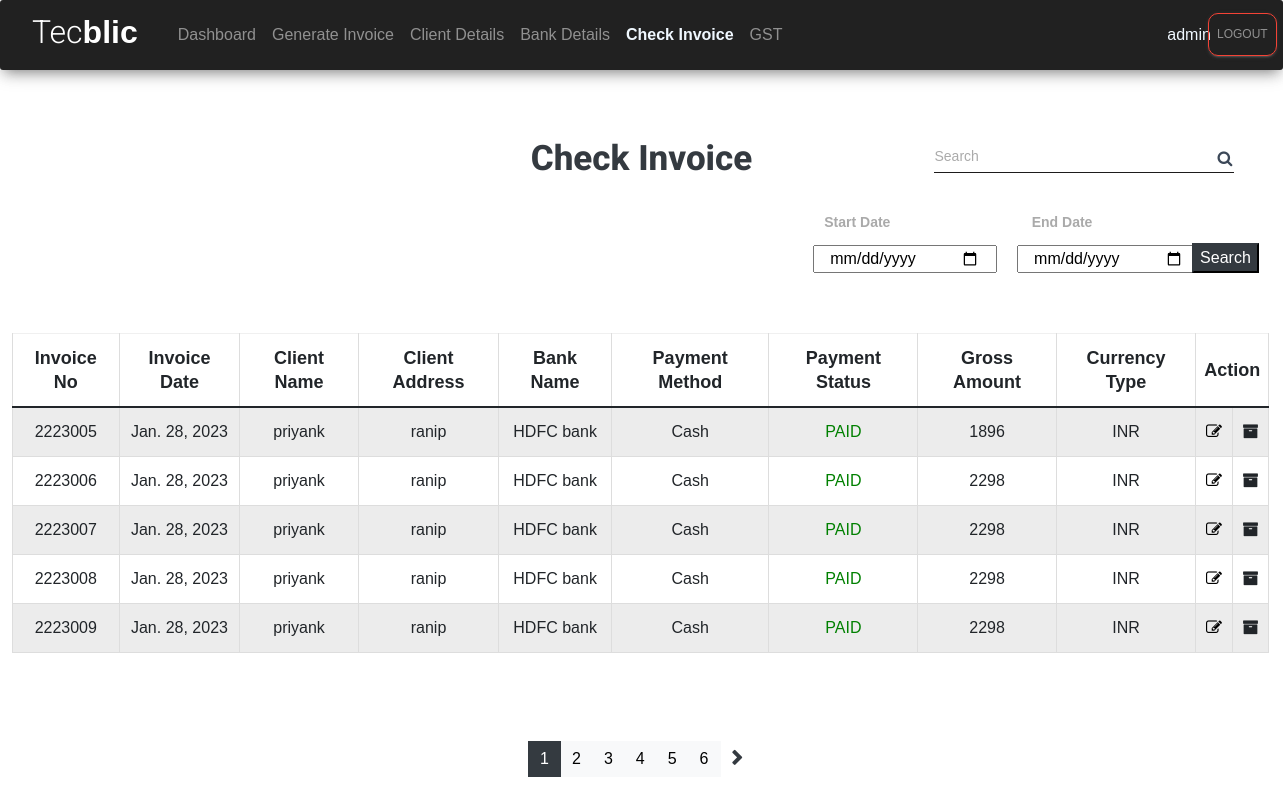
/check (signed in), run on an earlier commit of the app's database.
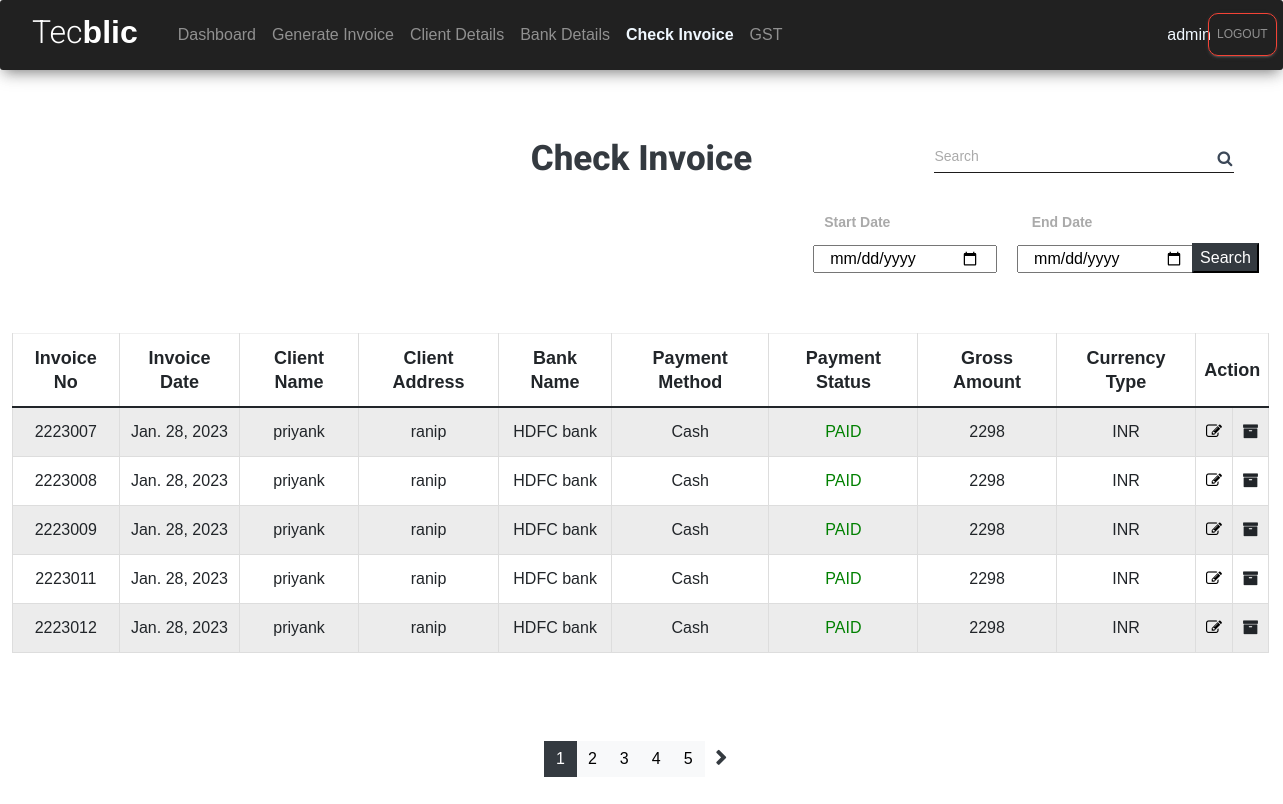
And on a later commit of the database.
### tecblicapp/models.py (models this page shows, shortened)
class SoftDeleteModel(models.Model):
    is_deleted = models.BooleanField(default=False)
    class Meta:
        abstract = True

class Invoice(SoftDeleteModel):
    Method = [
    ('----','----'),
    ('Cash', 'Cash'),
    ('Online', 'Online'),
    ('Cheque', 'Cheque'),
    ('Swift Transfer', 'Swift Transfer'),
    ]
    imp=[
        ('DOMESTIC','DOMESTIC'),
        ('EXPORT','EXPORT'),
        ('Inter State', 'Inter State'),
    ]
    Currency = [
    ('INR', 'INR'),
    ('USD', 'USD'),
    ('EUR', 'EUR'),
    ]
    STATUS = [
    ('PENDING', 'PENDING'),
    ('PAID', 'PAID'),
    ]
    emails=[
        ('only_generate','Only Generate'),
        ('generate_and_send','Generate And Send Mail')
    ]
    quantity_type = [
        ("No's", "No's"),
        ('HRS', 'HRS'),
        ('DAY', 'DAY'),
    ]
    invoice_no = models.IntegerField(primary_key=True, blank=True)
    sac_code = models.CharField(null=True, blank=True, max_length=6)
    invoice_date = models.DateField(null=True, blank=True)
    payment_method = models.CharField(choices=Method, default='Cash', max_length=100)
    payment_status = models.CharField(choices=STATUS, default='PAID', max_length=100)
    gross_amount=models.IntegerField(null=True,blank=True)
    cgst = models.CharField(max_length=20, null=True, blank=True,default=0)
    sgst = models.CharField(max_length=20, null=True, blank=True,default=0)
    igst = models.CharField(max_length=20, null=True, blank=True,default=0)
    currency_type=models.CharField(choices=Currency,max_length=5,default='INR')
    qty_type = models.CharField(choices=quantity_type, default='HRS', max_length=5)
    gst_type=models.CharField(choices=imp,default='DOMESTIC',max_length=20)
    t_2 = models.TextField(
        default="2) This Bill is payable by Electronic transfer/ DD/ Cheque in favor of Tecblic Private Limited. For payment made by electronic fund transfer, please send details to accounts@tecblic.com (Invoice number, Invoice amount, Tecblic Bank name and Account number, Payment date, Amount paid, TDS if applicable). Queries can be sent to us at accounts@tecblic.com.")
    t_3 = models.TextField(default="3) Please make payment within 7 days of receipt of this invoice.")
    t_4 = models.TextField(
        default="4) TDS certificate, if applicable, should be issued in favor of Tecblic Private Limited, AAHCT7338J of the Billing Entity and emailed to accounts@tecblic.com or couriered to above address.")
    t_5 = models.TextField(
        default="5) We declare that invoice shows the actual price of goods/services described and that all particulars are correct.")
    client = models.ForeignKey(clientDetail, blank=True, null=True, on_delete=models.SET_NULL)
    send_email=models.CharField(choices=emails,max_length=20,default='only_generate')
    bank = models.ForeignKey(BankDetails, blank=True, null=True, on_delete=models.SET_NULL)
    date_created = models.DateTimeField(auto_now_add=True,blank=True, null=True)
    last_updated = models.DateTimeField(auto_now=True,blank=True, null=True)

class clientDetail(models.Model):
    clientName=models.CharField(max_length=50,null=True,blank=True)
    clientEmail=models.EmailField(null=True,blank=True)
    clientAddress=models.CharField(max_length=200,null=True,blank=True)
    clientGSTIN=models.CharField(max_length=15,null=True,blank=True)
    clientPAN=models.CharField(max_length=10,null=True,blank=True)
    kindAttn=models.CharField(max_length=40,null=True,blank=True)
    placeofSupply=models.CharField(max_length=40,null=True,blank=True)
    activeClient = models.BooleanField(("Active Client"),default=True)

class BankDetails(models.Model):
    bank_name=models.CharField(max_length=40,null=True,blank=True)
    account_no=models.CharField(max_length=30,null=True,blank=True)
    ifsc_code=models.CharField(max_length=11,null=True,blank=True)
    bank_branch=models.CharField(max_length=40,null=True,blank=True)
    swift_code=models.CharField(max_length=11,null=True,blank=True)
    cin=models.CharField(max_length=21,null=True,blank=True)
    supplier_pan=models.CharField(max_length=10,null=True,blank=True)
    supplier_gstin=models.CharField(max_length=15,null=True,blank=True)
    arn=models.CharField(max_length=30,null=True,blank=True)

### tecblicapp/views.py (the view)
# urls.py: path('check', views.check_invoice, name="check_invoices"),
@login_required(login_url='login')
def check_invoice(request):
    inv_obj=Invoice.objects.filter(is_deleted=False)
    paginator = Paginator(inv_obj,5)
    page_number = request.GET.get('page')
    finaldata =  paginator.get_page(page_number)
    totalpage = finaldata.paginator.num_pages
    return render(request,'tecblicapp/check_invoice_status_demo.html',{'inv':finaldata,'totalpages':[n+1 for n in range(totalpage)]})

### tecblicapp/templates/tecblicapp/check_invoice_status_demo.html (shortened to what the changed rows need)
<!DOCTYPE html>
<html lang="en">
<head>
    <link href="https://cdn.jsdelivr.net/npm/bootstrap@5.1.3/dist/css/bootstrap.min.css" rel="stylesheet"
>
    <link href="https://cdnjs.cloudflare.com/ajax/libs/bootstrap-datepicker/1.2.0/css/datepicker.min.css"
        rel="stylesheet">
    <link rel="stylesheet" href="https://maxcdn.bootstrapcdn.com/font-awesome/latest/css/font-awesome.min.css">
    <link href="/static/assets/css/material-dashboard.css?v=2.1.2" rel="stylesheet" />
    <link href="/static/assets/css/material-dashboard-rtl.css?v=2.1.2" rel="stylesheet" />
</head>
<body>
  <br>
        <form action="" method="post" class="text-center" style="height:250px">
            <div style="font-family: Georgia, 'Times New Roman', Times, serif; ">
                <table class="table table-striped table-hover table-bordered table-sm" style="margin-left: 12px;width: 98%;margin-top: 12px;">
                    <thead>
                        <tr>
                            <th scope="col" style="font-weight:800;font-size: large;">Invoice No</th>
                            <th scope="col" style="font-weight:800;font-size: large;">Invoice Date</th>
                            <th scope="col" style="font-weight:800;font-size: large;">Client Name</th>
                            <th scope="col" style="font-weight:800;font-size: large;">Client Address</th>
                            <th scope="col" style="font-weight:800;font-size: large;">Bank Name</th>
                            <th scope="col" style="font-weight:800;font-size: large;">Payment Method</th>
                            <th scope="col" style="font-weight:800;font-size: large;">Payment Status</th>
                            <th scope="col" style="font-weight:800;font-size: large;">Gross Amount</th>
                            <th scope="col" style="font-weight:800;font-size: large;">Currency Type</th>
                            <th scope="col" colspan="2" style="font-weight:800;font-size: large;">Action</th>
                        </tr>
                    </thead>
                    <tbody id="tbody">
                        {% for i in inv %}
                        <tr>
                            <td scope="row">{{ i.invoice_no }}</td>
                            <td>{{ i.invoice_date }}</td>
                            <td>{{ i.client.clientName }}</td>
                            <td>{{ i.client.clientAddress }}</td>
                            <td>{{ i.bank.bank_name }}</td>
                            <td>{{ i.payment_method}}</td>
                            {% if i.payment_status == "PENDING" %}<td style="color:red;">{{ i.payment_status }}</td>
                            {% else %}<td style="color:green;">{{ i.payment_status }}</td>
                            {% endif %}
                            <td>{{ i.gross_amount}}</td>
                            <td>{{ i.currency_type}}</td>
                            <td><a  href="{% url 'edit_invoice' i.invoice_no %}" style="border-radius: 20px;color: black;" class=" "><i class="fa fa-edit"></i></a></td>
                            <form action="/delete_invoice/{{i.invoice_no}}" method="get">
                                <td><i type="button" onclick="this.form.submit()" class='fa fa-archive'></i>
                                </i></td>
                            </form>
                            {% endfor %}
                        </tr>
                    </tbody>
                </table>
            </div>
        </form>
        <br>
        <br>
        <nav aria-label="Page navigation example" class="mt-4" style="margin: auto;width: 25%;"">
            <ul class="pagination " style="justify-content: center;">
                {% for i in totalpages %}
                <li class="page-item
                {% if inv.number == i %}
        bg-dark
        {% else %}
        bg-light text-dark
        {% endif %}
        "
                "><a class="page-link " style="color:{% if inv.number == i %}white;{% else %}black;{% endif %}" href="/check?page={{i}}">{{i}}</a></li>
                {% endfor %}
            </ul>
        </nav>
        <br>
</body>
</html>

What changed in the data, as far as the page shows it:
no longer on this page (row edited): Invoice: invoice_no "2223005", invoice_date "Jan. 28, 2023", client.clientName "priyank", client.clientAddress "ranip", bank.bank_name "HDFC bank", payment_method "Cash", payment_status "PAID", gross_amount "1896", currency_type "INR"
no longer on this page (row edited): Invoice: invoice_no "2223006", invoice_date "Jan. 28, 2023", client.clientName "priyank", client.clientAddress "ranip", bank.bank_name "HDFC bank", payment_method "Cash", payment_status "PAID", gross_amount "2298", currency_type "INR"
now on this page (row unchanged): Invoice: invoice_no "2223011", invoice_date "Jan. 28, 2023", client.clientName "priyank", client.clientAddress "ranip", bank.bank_name "HDFC bank", payment_method "Cash", payment_status "PAID", gross_amount "2298", currency_type "INR"
now on this page (row unchanged): Invoice: invoice_no "2223012", invoice_date "Jan. 28, 2023", client.clientName "priyank", client.clientAddress "ranip", bank.bank_name "HDFC bank", payment_method "Cash", payment_status "PAID", gross_amount "2298", currency_type "INR"
Also different on the page:
list line gone: "6"
